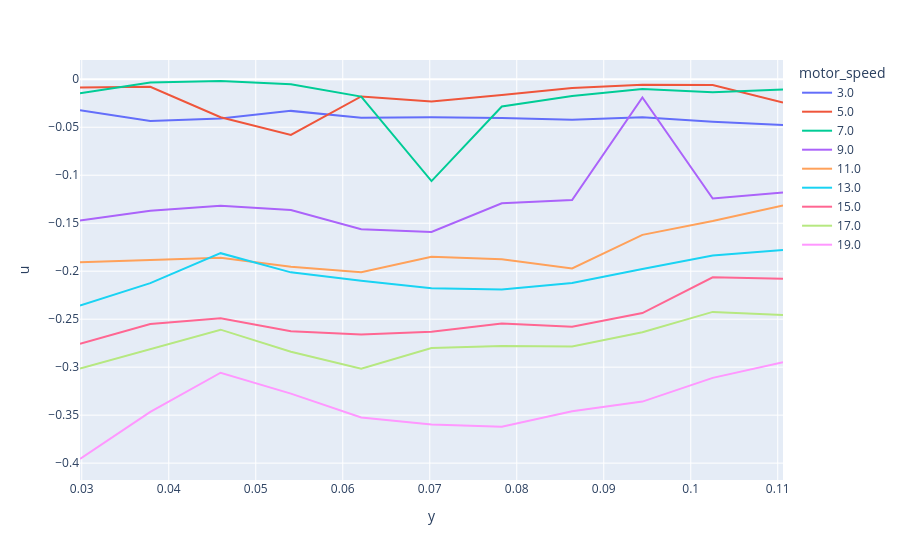

Notebook source saved alongside this figure:
### Code cell
fig = px.line(meandata, x="y", y="u", color=meandata["motor_speed"])
             # color_continuous_scale='Viridis') # doesn't work even though Claude said it would
fig.show()

### Figure 1 — Plotly figure (JSON) as saved in the notebook; plotly's stock layout.template omitted (floating-point values rounded to 4 significant figures)
{"data": [{"hovertemplate": "motor_speed=3.0<br>y=%{x}<br>u=%{y}<extra></extra>", "legendgroup": "3.0", "line": {"color": "#636efa", "dash": "solid"}, "marker": {"symbol": "circle"}, "mode": "lines", "name": "3.0", "orientation": "v", "showlegend": true, "type": "scatter", "x": [0.0298, 0.03788, 0.04596, 0.05404, 0.06212, 0.0702, 0.07828, 0.08636, 0.09444, 0.1025, 0.1106], "xaxis": "x", "y": [-0.03241, -0.04346, -0.04081, -0.03296, -0.0401, -0.0397, -0.04028, -0.0422, -0.03965, -0.04438, -0.04761], "yaxis": "y"}, {"hovertemplate": "motor_speed=5.0<br>y=%{x}<br>u=%{y}<extra></extra>", "legendgroup": "5.0", "line": {"color": "#EF553B", "dash": "solid"}, "marker": {"symbol": "circle"}, "mode": "lines", "name": "5.0", "orientation": "v", "showlegend": true, "type": "scatter", "x": [0.0298, 0.03788, 0.04596, 0.05404, 0.06212, 0.0702, 0.07828, 0.08636, 0.09444, 0.1025, 0.1106], "xaxis": "x", "y": [-0.008529, -0.007829, -0.03962, -0.058, -0.01796, -0.02313, -0.01641, -0.00912, -0.005811, -0.006014, -0.02414], "yaxis": "y"}, {"hovertemplate": "motor_speed=7.0<br>y=%{x}<br>u=%{y}<extra></extra>", "legendgroup": "7.0", "line": {"color": "#00cc96", "dash": "solid"}, "marker": {"symbol": "circle"}, "mode": "lines", "name": "7.0", "orientation": "v", "showlegend": true, "type": "scatter", "x": [0.0298, 0.03788, 0.04596, 0.05404, 0.06212, 0.0702, 0.07828, 0.08636, 0.09444, 0.1025, 0.1106], "xaxis": "x", "y": [-0.01452, -0.003432, -0.001818, -0.005101, -0.01806, -0.1061, -0.02839, -0.01756, -0.01015, -0.01364, -0.01066], "yaxis": "y"}, {"hovertemplate": "motor_speed=9.0<br>y=%{x}<br>u=%{y}<extra></extra>", "legendgroup": "9.0", "line": {"color": "#ab63fa", "dash": "solid"}, "marker": {"symbol": "circle"}, "mode": "lines", "name": "9.0", "orientation": "v", "showlegend": true, "type": "scatter", "x": [0.0298, 0.03788, 0.04596, 0.05404, 0.06212, 0.0702, 0.07828, 0.08636, 0.09444, 0.1025, 0.1106], "xaxis": "x", "y": [-0.1472, -0.137, -0.1318, -0.1362, -0.1562, -0.1592, -0.1292, -0.1259, -0.01893, -0.1243, -0.1179], "yaxis": "y"}, {"hovertemplate": "motor_speed=11.0<br>y=%{x}<br>u=%{y}<extra></extra>", "legendgroup": "11.0", "line": {"color": "#FFA15A", "dash": "solid"}, "marker": {"symbol": "circle"}, "mode": "lines", "name": "11.0", "orientation": "v", "showlegend": true, "type": "scatter", "x": [0.0298, 0.03788, 0.04596, 0.05404, 0.06212, 0.0702, 0.07828, 0.08636, 0.09444, 0.1025, 0.1106], "xaxis": "x", "y": [-0.1907, -0.1882, -0.1861, -0.1952, -0.2011, -0.1849, -0.1875, -0.1971, -0.1621, -0.1477, -0.1315], "yaxis": "y"}, {"hovertemplate": "motor_speed=13.0<br>y=%{x}<br>u=%{y}<extra></extra>", "legendgroup": "13.0", "line": {"color": "#19d3f3", "dash": "solid"}, "marker": {"symbol": "circle"}, "mode": "lines", "name": "13.0", "orientation": "v", "showlegend": true, "type": "scatter", "x": [0.0298, 0.03788, 0.04596, 0.05404, 0.06212, 0.0702, 0.07828, 0.08636, 0.09444, 0.1025, 0.1106], "xaxis": "x", "y": [-0.2358, -0.2124, -0.1812, -0.2012, -0.21, -0.2177, -0.219, -0.2123, -0.1978, -0.1836, -0.1778], "yaxis": "y"}, {"hovertemplate": "motor_speed=15.0<br>y=%{x}<br>u=%{y}<extra></extra>", "legendgroup": "15.0", "line": {"color": "#FF6692", "dash": "solid"}, "marker": {"symbol": "circle"}, "mode": "lines", "name": "15.0", "orientation": "v", "showlegend": true, "type": "scatter", "x": [0.0298, 0.03788, 0.04596, 0.05404, 0.06212, 0.0702, 0.07828, 0.08636, 0.09444, 0.1025, 0.1106], "xaxis": "x", "y": [-0.2757, -0.2551, -0.249, -0.2625, -0.266, -0.2632, -0.2545, -0.2579, -0.2436, -0.2064, -0.2077], "yaxis": "y"}, {"hovertemplate": "motor_speed=17.0<br>y=%{x}<br>u=%{y}<extra></extra>", "legendgroup": "17.0", "line": {"color": "#B6E880", "dash": "solid"}, "marker": {"symbol": "circle"}, "mode": "lines", "name": "17.0", "orientation": "v", "showlegend": true, "type": "scatter", "x": [0.0298, 0.03788, 0.04596, 0.05404, 0.06212, 0.0702, 0.07828, 0.08636, 0.09444, 0.1025, 0.1106], "xaxis": "x", "y": [-0.3015, -0.2812, -0.2609, -0.2839, -0.3016, -0.2801, -0.2779, -0.2783, -0.2636, -0.2424, -0.2456], "yaxis": "y"}, {"hovertemplate": "motor_speed=19.0<br>y=%{x}<br>u=%{y}<extra></extra>", "legendgroup": "19.0", "line": {"color": "#FF97FF", "dash": "solid"}, "marker": {"symbol": "circle"}, "mode": "lines", "name": "19.0", "orientation": "v", "showlegend": true, "type": "scatter", "x": [0.0298, 0.03788, 0.04596, 0.05404, 0.06212, 0.0702, 0.07828, 0.08636, 0.09444, 0.1025, 0.1106], "xaxis": "x", "y": [-0.3957, -0.3466, -0.3058, -0.3275, -0.3524, -0.3597, -0.362, -0.346, -0.3359, -0.3112, -0.2948], "yaxis": "y"}], "layout": {"legend": {"title": {"text": "motor_speed"}, "tracegroupgap": 0}, "margin": {"t": 60}, "xaxis": {"anchor": "y", "domain": [0, 1], "title": {"text": "y"}}, "yaxis": {"anchor": "x", "domain": [0, 1], "title": {"text": "u"}}}}
